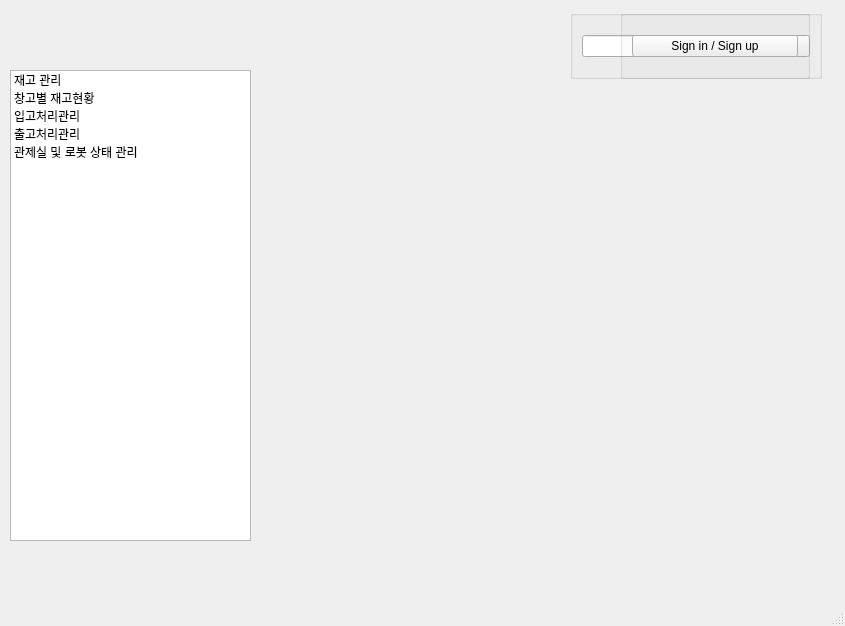
<?xml version="1.0" encoding="UTF-8"?>
<ui version="4.0">
 <class>MainWindow</class>
 <widget class="QMainWindow" name="MainWindow">
  <property name="geometry">
   <rect>
    <x>0</x>
    <y>0</y>
    <width>845</width>
    <height>626</height>
   </rect>
  </property>
  <property name="windowTitle">
   <string>MainWindow</string>
  </property>
  <widget class="QWidget" name="centralwidget">
   <widget class="QGroupBox" name="groupBox">
    <property name="geometry">
     <rect>
      <x>570</x>
      <y>10</y>
      <width>252</width>
      <height>69</height>
     </rect>
    </property>
    <property name="title">
     <string/>
    </property>
    <layout class="QHBoxLayout" name="horizontalLayout">
     <item>
      <widget class="QLineEdit" name="userEdit">
       <property name="layoutDirection">
        <enum>Qt::LeftToRight</enum>
       </property>
       <property name="alignment">
        <set>Qt::AlignRight|Qt::AlignTrailing|Qt::AlignVCenter</set>
       </property>
       <property name="readOnly">
        <bool>true</bool>
       </property>
      </widget>
     </item>
     <item>
      <widget class="QPushButton" name="logoutButton">
       <property name="text">
        <string>Log  out</string>
       </property>
      </widget>
     </item>
    </layout>
   </widget>
   <widget class="QGroupBox" name="groupBox_2">
    <property name="geometry">
     <rect>
      <x>620</x>
      <y>10</y>
      <width>190</width>
      <height>69</height>
     </rect>
    </property>
    <property name="title">
     <string/>
    </property>
    <layout class="QHBoxLayout" name="horizontalLayout_2">
     <item>
      <widget class="QPushButton" name="signinButton">
       <property name="text">
        <string>Sign in / Sign up</string>
       </property>
      </widget>
     </item>
    </layout>
   </widget>
   <widget class="QLabel" name="timelabel">
    <property name="geometry">
     <rect>
      <x>10</x>
      <y>10</y>
      <width>131</width>
      <height>21</height>
     </rect>
    </property>
    <property name="font">
     <font>
      <pointsize>15</pointsize>
     </font>
    </property>
    <property name="text">
     <string/>
    </property>
   </widget>
   <widget class="QListWidget" name="listWidget">
    <property name="geometry">
     <rect>
      <x>10</x>
      <y>70</y>
      <width>241</width>
      <height>471</height>
     </rect>
    </property>
    <item>
     <property name="text">
      <string>재고 관리</string>
     </property>
    </item>
    <item>
     <property name="text">
      <string>창고별 재고현황</string>
     </property>
    </item>
    <item>
     <property name="text">
      <string>입고처리관리</string>
     </property>
    </item>
    <item>
     <property name="text">
      <string>출고처리관리</string>
     </property>
    </item>
    <item>
     <property name="text">
      <string>관제실 및 로봇 상태 관리</string>
     </property>
    </item>
   </widget>
   <zorder>listWidget</zorder>
   <zorder>groupBox</zorder>
   <zorder>groupBox_2</zorder>
   <zorder>timelabel</zorder>
  </widget>
  <widget class="QMenuBar" name="menubar">
   <property name="geometry">
    <rect>
     <x>0</x>
     <y>0</y>
     <width>845</width>
     <height>22</height>
    </rect>
   </property>
  </widget>
  <widget class="QStatusBar" name="statusbar"/>
 </widget>
 <resources/>
 <connections/>
</ui>
